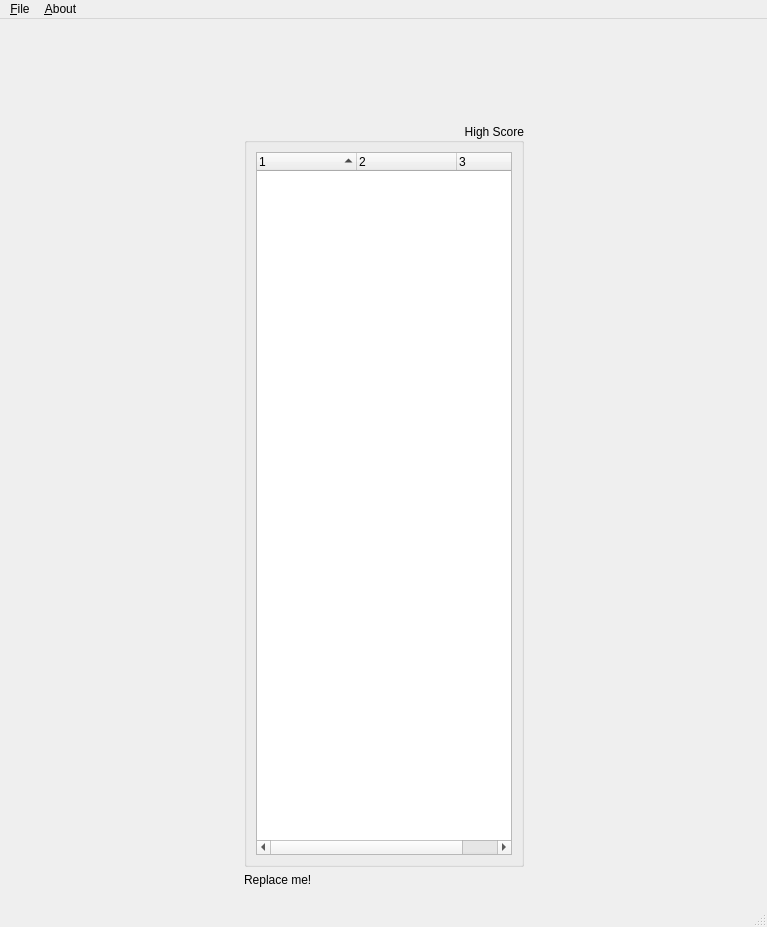
<?xml version="1.0" encoding="UTF-8"?>
<ui version="4.0">
 <class>MainWindow</class>
 <widget class="QMainWindow" name="MainWindow">
  <property name="geometry">
   <rect>
    <x>0</x>
    <y>0</y>
    <width>767</width>
    <height>927</height>
   </rect>
  </property>
  <property name="windowTitle">
   <string>MainWindow</string>
  </property>
  <widget class="QWidget" name="centralwidget">
   <layout class="QGridLayout" name="gridLayout_2">
    <item row="0" column="0">
     <widget class="QStackedWidget" name="stackedWidget">
      <property name="focusPolicy">
       <enum>Qt::NoFocus</enum>
      </property>
      <property name="autoFillBackground">
       <bool>true</bool>
      </property>
      <property name="frameShape">
       <enum>QFrame::NoFrame</enum>
      </property>
      <widget class="QWidget" name="page">
       <layout class="QGridLayout" name="gridLayout_3">
        <item row="0" column="0">
         <layout class="QGridLayout" name="gridLayout" rowstretch="0,0,1,0,0">
          <item row="1" column="2">
           <spacer name="horizontalSpacer_3">
            <property name="orientation">
             <enum>Qt::Horizontal</enum>
            </property>
            <property name="sizeHint" stdset="0">
             <size>
              <width>20</width>
              <height>20</height>
             </size>
            </property>
           </spacer>
          </item>
          <item row="3" column="0">
           <spacer name="horizontalSpacer_2">
            <property name="orientation">
             <enum>Qt::Horizontal</enum>
            </property>
            <property name="sizeHint" stdset="0">
             <size>
              <width>20</width>
              <height>20</height>
             </size>
            </property>
           </spacer>
          </item>
          <item row="4" column="1">
           <widget class="QLabel" name="label_2">
            <property name="text">
             <string>Replace me!</string>
            </property>
           </widget>
          </item>
          <item row="2" column="1">
           <spacer name="verticalSpacer">
            <property name="orientation">
             <enum>Qt::Vertical</enum>
            </property>
            <property name="sizeType">
             <enum>QSizePolicy::Fixed</enum>
            </property>
            <property name="sizeHint" stdset="0">
             <size>
              <width>20</width>
              <height>40</height>
             </size>
            </property>
           </spacer>
          </item>
          <item row="3" column="1">
           <widget class="QGroupBox" name="groupBox">
            <property name="title">
             <string>High Score</string>
            </property>
            <property name="alignment">
             <set>Qt::AlignRight|Qt::AlignTrailing|Qt::AlignVCenter</set>
            </property>
            <layout class="QGridLayout" name="gridLayout_4">
             <item row="0" column="0">
              <widget class="QTreeWidget" name="treeWidget">
               <property name="focusPolicy">
                <enum>Qt::NoFocus</enum>
               </property>
               <property name="alternatingRowColors">
                <bool>true</bool>
               </property>
               <property name="sortingEnabled">
                <bool>true</bool>
               </property>
               <property name="animated">
                <bool>true</bool>
               </property>
               <property name="columnCount">
                <number>3</number>
               </property>
               <attribute name="headerShowSortIndicator" stdset="0">
                <bool>true</bool>
               </attribute>
               <column>
                <property name="text">
                 <string notr="true">1</string>
                </property>
               </column>
               <column>
                <property name="text">
                 <string notr="true">2</string>
                </property>
               </column>
               <column>
                <property name="text">
                 <string notr="true">3</string>
                </property>
               </column>
              </widget>
             </item>
            </layout>
           </widget>
          </item>
          <item row="1" column="0">
           <spacer name="horizontalSpacer">
            <property name="orientation">
             <enum>Qt::Horizontal</enum>
            </property>
            <property name="sizeHint" stdset="0">
             <size>
              <width>20</width>
              <height>20</height>
             </size>
            </property>
           </spacer>
          </item>
          <item row="1" column="1">
           <widget class="QLabel" name="label">
            <property name="lineWidth">
             <number>-1</number>
            </property>
            <property name="text">
             <string/>
            </property>
            <property name="pixmap">
             <pixmap resource="application.qrc">:/res/qtorus_logo.png</pixmap>
            </property>
            <property name="alignment">
             <set>Qt::AlignCenter</set>
            </property>
           </widget>
          </item>
          <item row="0" column="1">
           <spacer name="verticalSpacer_2">
            <property name="orientation">
             <enum>Qt::Vertical</enum>
            </property>
            <property name="sizeType">
             <enum>QSizePolicy::Fixed</enum>
            </property>
            <property name="sizeHint" stdset="0">
             <size>
              <width>20</width>
              <height>20</height>
             </size>
            </property>
           </spacer>
          </item>
         </layout>
        </item>
       </layout>
      </widget>
      <widget class="QWidget" name="page_2"/>
     </widget>
    </item>
   </layout>
  </widget>
  <widget class="QMenuBar" name="menubar">
   <property name="geometry">
    <rect>
     <x>0</x>
     <y>0</y>
     <width>767</width>
     <height>25</height>
    </rect>
   </property>
   <widget class="QMenu" name="menu_Preference">
    <property name="title">
     <string>&amp;File</string>
    </property>
    <addaction name="action_Preference"/>
    <addaction name="actionE_xit"/>
   </widget>
   <widget class="QMenu" name="menu_About">
    <property name="title">
     <string>&amp;About</string>
    </property>
    <addaction name="actionQtorus"/>
    <addaction name="actionAbout_Qt"/>
   </widget>
   <addaction name="menu_Preference"/>
   <addaction name="menu_About"/>
  </widget>
  <widget class="QStatusBar" name="statusbar"/>
  <action name="actionQtorus">
   <property name="text">
    <string>About Qtorus</string>
   </property>
  </action>
  <action name="actionAbout_Qt">
   <property name="text">
    <string>About Qt</string>
   </property>
  </action>
  <action name="action_Preference">
   <property name="text">
    <string>&amp;Preference...</string>
   </property>
  </action>
  <action name="actionE_xit">
   <property name="text">
    <string>E&amp;xit</string>
   </property>
  </action>
 </widget>
 <resources>
  <include location="application.qrc"/>
 </resources>
 <connections/>
</ui>
